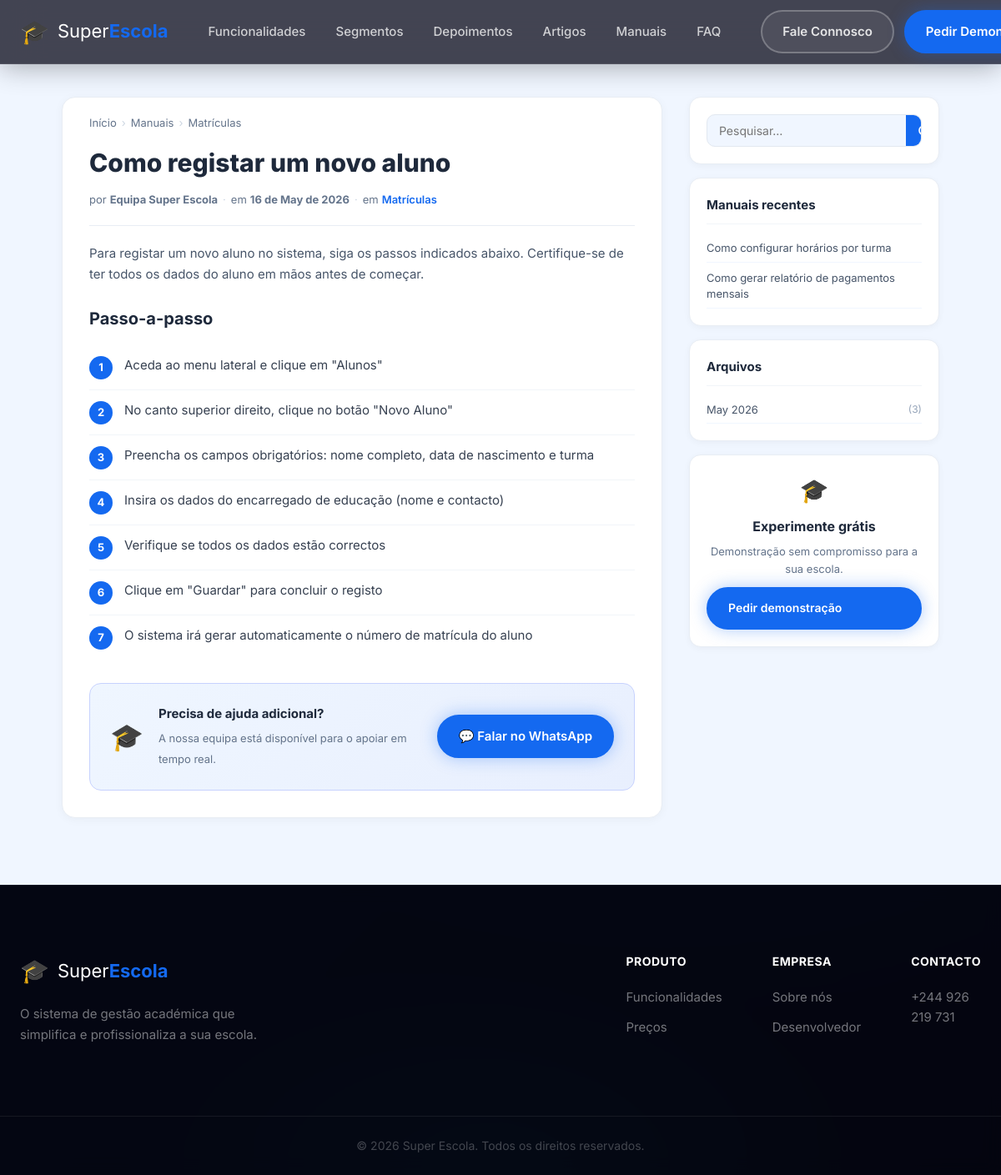
The page /manual/1/ on the database its author committed.
### core/models.py (models this page shows, shortened)
class Manual(models.Model):
    titulo = models.TextField()
    categoria = models.TextField(default='Geral')
    resumo = models.TextField(blank=True, default='')
    intro = models.TextField(blank=True, default='')
    passos = models.TextField(blank=True, default='[]')
    conteudo = models.TextField(blank=True, default='')
    imagem_url = models.TextField(blank=True, default='')
    autor = models.TextField(default='Equipa Super Escola')
    publicado_em = models.DateTimeField(auto_now_add=True)
    ativo = models.IntegerField(default=1)
    class Meta:
        db_table = 'manuais'
        ordering = ['-publicado_em']
    def get_passos(self):
        try:
            return [p for p in json.loads(self.passos or '[]') if p]
        except Exception:
            return []

### core/views.py (the view)
# urls.py: path('manual/<int:manual_id>/', views.manual_detail, name='manual_detail'),
def manual_detail(request, manual_id):
    manual = get_object_or_404(Manual, id=manual_id, ativo=1)
    passos = manual.get_passos()
    recentes = Manual.objects.filter(ativo=1).exclude(id=manual_id).order_by('-publicado_em')[:5]
    relacionados = Manual.objects.filter(ativo=1, categoria=manual.categoria).exclude(id=manual_id).order_by('-publicado_em')[:4]
    from django.db.models.functions import TruncMonth
    from django.db.models import Count
    arquivos = Manual.objects.filter(ativo=1).annotate(mes=TruncMonth('publicado_em')).values('mes').annotate(total=Count('id')).order_by('-mes')[:6]
    return render(request, 'manual.html', {
        'manual': manual,
        'passos': passos,
        'recentes': recentes,
        'relacionados': relacionados,
        'arquivos': arquivos,
    })

### core/templates/manual.html (shortened to what this page needs)
{% extends "base.html" %}
{% load static %}
{% block body %}
<header class="header scrolled" id="header">
  <div class="container header-inner">
    <a href="/" class="logo"><span class="logo-icon">🎓</span><span class="logo-text">Super<strong>Escola</strong></span></a>
    <nav class="nav" id="nav">
      <a href="/#funcionalidades" class="nav-link">Funcionalidades</a>
      <a href="/#segmentos" class="nav-link">Segmentos</a>
      <a href="/#depoimentos" class="nav-link">Depoimentos</a>
      <a href="/#artigos" class="nav-link">Artigos</a>
      <a href="/manuais/" class="nav-link" style="color:var(--primary)">Manuais</a>
      <a href="/#faq" class="nav-link">FAQ</a>
    </nav>
    <div class="header-actions">
      <a href="https://wa.me/244926219731?text=Olá!+Vim+pelo+site+e+quero+saber+mais+sobre+o+Super+Escola." class="btn btn-outline" target="_blank">Fale Connosco</a>
      <a href="https://wa.me/244926219731?text=Olá!+Quero+uma+demonstração+do+Super+Escola." class="btn btn-primary" target="_blank">Pedir Demonstração</a>
    </div>
  </div>
</header>
<main class="manual-page">
  <div class="manual-layout">
    <article class="manual-article">
      <div class="manual-breadcrumb">
        <a href="/">Início</a><span>›</span>
        <a href="/manuais/">Manuais</a><span>›</span>
        <a href="/manuais/?cat={{ manual.categoria|urlencode }}">{{ manual.categoria }}</a>
      </div>
      <h1 class="manual-titulo">{{ manual.titulo }}</h1>
      <div class="manual-meta">
        <span>por <strong>{{ manual.autor }}</strong></span>
        <span>em <strong>{{ manual.publicado_em|date:"d \d\e F \d\e Y" }}</strong></span>
        <span>em <a href="/manuais/?cat={{ manual.categoria|urlencode }}" class="manual-cat-link">{{ manual.categoria }}</a></span>
      </div>
      <hr class="manual-divider">
      {% if manual.intro %}
      <p class="manual-intro">{{ manual.intro }}</p>
      {% endif %}
      {% if passos %}
      <h2 class="manual-passos-titulo">Passo-a-passo</h2>
      <ol class="manual-passos-list">
        {% for passo in passos %}
        <li class="manual-passo">{{ passo }}</li>
        {% endfor %}
      </ol>
      {% endif %}
      <div class="manual-cta-box">
        <div class="mcta-icon">🎓</div>
        <div class="mcta-text">
          <strong>Precisa de ajuda adicional?</strong>
          <span>A nossa equipa está disponível para o apoiar em tempo real.</span>
        </div>
        <a href="https://wa.me/244926219731?text=Olá!+Preciso+de+ajuda+com+o+Super+Escola." target="_blank" class="btn btn-primary">💬 Falar no WhatsApp</a>
      </div>
    </article>
    <aside class="manual-sidebar">
      <div class="msb-block">
        <form method="get" action="/manuais/" class="msb-search-form">
          <input type="text" name="q" placeholder="Pesquisar…" class="msb-search-input">
          <button type="submit" class="msb-search-btn">
            <svg width="16" height="16" fill="none" stroke="currentColor" stroke-width="2.5" viewBox="0 0 24 24"><circle cx="11" cy="11" r="8"/><path d="m21 21-4.35-4.35"/></svg>
          </button>
        </form>
      </div>
      {% if recentes %}
      <div class="msb-block">
        <h4 class="msb-title">Manuais recentes</h4>
        <ul class="msb-list">
          {% for r in recentes %}
          <li><a href="{% url 'manual_detail' r.id %}" class="msb-link">{{ r.titulo }}</a></li>
          {% endfor %}
        </ul>
      </div>
      {% endif %}
      {% if arquivos %}
      <div class="msb-block">
        <h4 class="msb-title">Arquivos</h4>
        <ul class="msb-list">
          {% for arq in arquivos %}
          <li>
            <a href="/manuais/" class="msb-link msb-arq">
              {{ arq.mes|date:"F Y" }}
              <span class="msb-arq-count">({{ arq.total }})</span>
            </a>
          </li>
          {% endfor %}
        </ul>
      </div>
      {% endif %}
      <div class="msb-block msb-cta">
        <div style="font-size:28px;margin-bottom:8px;">🎓</div>
        <strong>Experimente grátis</strong>
        <p>Demonstração sem compromisso para a sua escola.</p>
        <a href="https://wa.me/244926219731?text=Quero+uma+demonstração+gratuita." target="_blank" class="btn btn-primary" style="width:100%;text-align:center;margin-top:12px;font-size:14px;">Pedir demonstração</a>
      </div>
    </aside>
  </div>
</main>
<footer class="footer">
  <div class="container footer-inner">
    <div class="footer-brand">
      <a href="/" class="logo"><span class="logo-icon">🎓</span><span class="logo-text">Super<strong>Escola</strong></span></a>
      <p>O sistema de gestão académica que simplifica e profissionaliza a sua escola.</p>
    </div>
    <div class="footer-links">
      <div class="footer-col"><h4>Produto</h4><a href="/#funcionalidades">Funcionalidades</a><a href="/#precos">Preços</a></div>
      <div class="footer-col"><h4>Empresa</h4><a href="{% url 'empresa' %}">Sobre nós</a><a href="{% url 'cv' %}">Desenvolvedor</a></div>
      <div class="footer-col"><h4>Contacto</h4><a href="https://wa.me/244926219731" target="_blank">+244 926 219 731</a></div>
    </div>
  </div>
  <div class="footer-bottom">
    <div class="container"><p>© {% now "Y" %} Super Escola. Todos os direitos reservados.</p></div>
  </div>
</footer>
{% endblock %}

### core/static/css/glass.css (style rules this page uses)
:root { --glass-bg: rgba(255,255,255,0.07); --glass-border: rgba(255,255,255,0.13); --glass-blur: blur(18px); --glow-primary: rgba(20,105,240,0.45); --glow-cyan: rgba(6,182,212,0.35); --glow-pink: rgba(6,194,212,0.3); --page-bg: #060e1c; }
html { background: var(--page-bg); }
body { background: transparent; color: #e2e8f0; position: relative; overflow-x: hidden; }
body::before { content: ''; position: fixed; inset: 0; z-index: -2; background: radial-gradient(ellipse 80vw 60vh at 10% 20%, rgba(20,105,240,0.22) 0%, transparent 60%), radial-gradient(ellipse 60vw 50vh at 90% 10%, rgba(6,182,212,0.18) 0%, transparent 55%), radial-gradient(ellipse 70vw 60vh at 50% 100%, rgba(6,194,212,0.15) 0%, transparent 55%), radial-gradient(ellipse 90vw 80vh at 80% 60%, rgba(20,105,240,0.12) 0%, transparent 60%), linear-gradient(135deg, #060e1c 0%, #0b1a34 40%, #070f20 100%); }
body::after { content: ''; position: fixed; width: 600px; height: 600px; background: radial-gradient(circle, rgba(20,105,240,0.18) 0%, transparent 70%); border-radius: 50%; top: -200px; right: -200px; z-index: -1; animation: orbFloat 12s ease-in-out infinite alternate; pointer-events: none; }
.header { background: rgba(8,8,24,0.4) !important; backdrop-filter: blur(24px) !important; -webkit-backdrop-filter: blur(24px) !important; border-bottom: 1px solid rgba(255,255,255,0.07) !important; box-shadow: 0 4px 32px rgba(0,0,0,0.3) !important; }
.header.scrolled { background: rgba(8,8,24,0.75) !important; border-bottom-color: rgba(255,255,255,0.1) !important; }
.logo { color: #fff !important; }
.header.scrolled .logo { color: #fff !important; }
.nav-link { color: rgba(255,255,255,0.75) !important; }
.header.scrolled .nav-link { color: rgba(255,255,255,0.75) !important; }
.header-actions .btn-outline, .header.scrolled .header-actions .btn-outline { color: rgba(255,255,255,0.85) !important; border-color: rgba(255,255,255,0.25) !important; background: rgba(255,255,255,0.06) !important; }
.footer { background: rgba(4,4,14,0.85) !important; backdrop-filter: blur(10px) !important; border-top: 1px solid rgba(255,255,255,0.07) !important; }
.footer-bottom { border-top-color: rgba(255,255,255,0.07) !important; }
.footer-col h4 { color: #fff !important; }
.footer-col a { color: rgba(255,255,255,0.45) !important; }
.footer-bottom p { color: rgba(255,255,255,0.25) !important; }
.footer-brand p { color: rgba(255,255,255,0.45) !important; }
.btn-primary { box-shadow: 0 0 20px rgba(20,105,240,0.35) !important; }

### rows shown on the page
Manual: categoria "Matrículas", titulo "Como registar um novo aluno", autor "Equipa Super Escola", publicado_em "16 de May de 2026", intro "Para registar um novo aluno no sistema, siga os passos indicados abaixo. Certifique-se de ter todos os dados do aluno em mãos antes de começar."
Manual: titulo "Como configurar horários por turma"
Manual: titulo "Como gerar relatório de pagamentos mensais"

### other values the page prints
{{ passo }} "Aceda ao menu lateral e clique em \"Alunos\"" "No canto superior direito, clique no botão \"Novo Aluno\"" "Preencha os campos obrigatórios: nome completo, data de nascimento e turma" "Insira os dados do encarregado de educação (nome e contacto)" "Verifique se todos os dados estão correctos" "Clique em \"Guardar\" para concluir o registo" "O sistema irá gerar automaticamente o número de matrícula do aluno"
{{ arq.mes|date:"F Y" }} "May 2026"
{{ arq.total }} "3"
